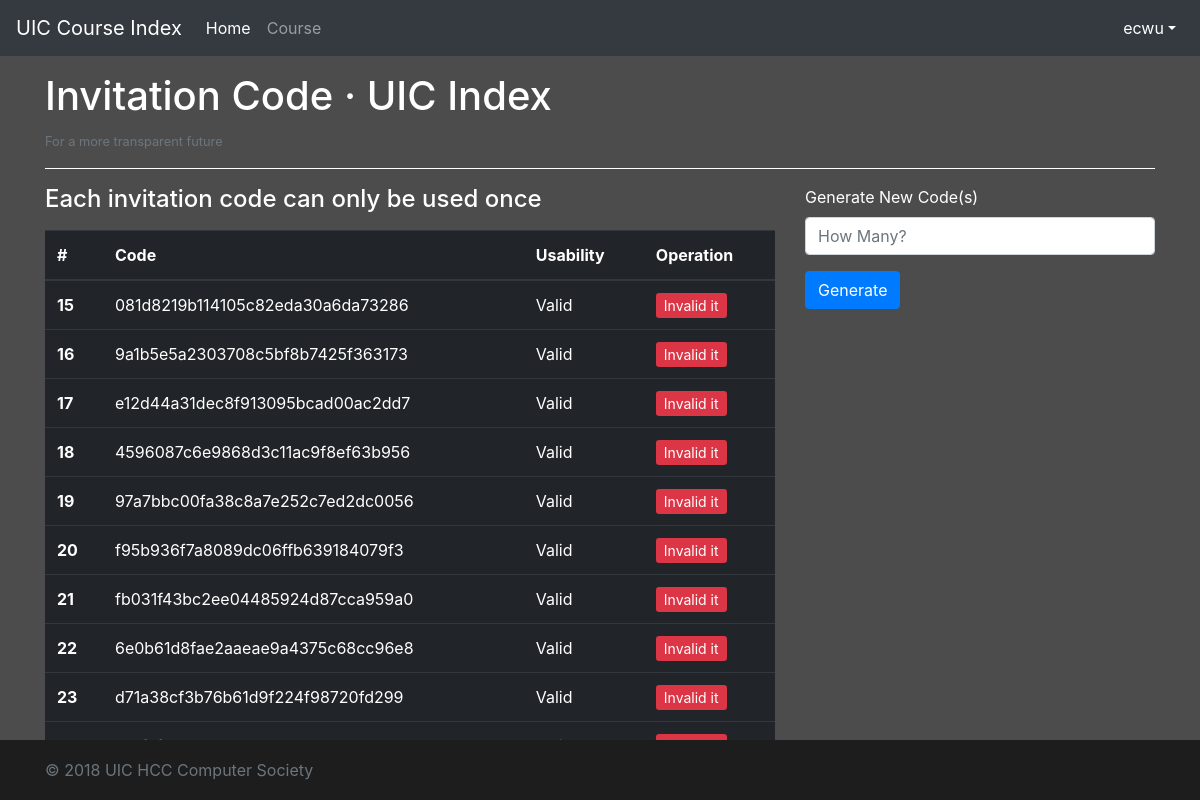
Page /tools/invitation/ (signed in) on the earlier database version.
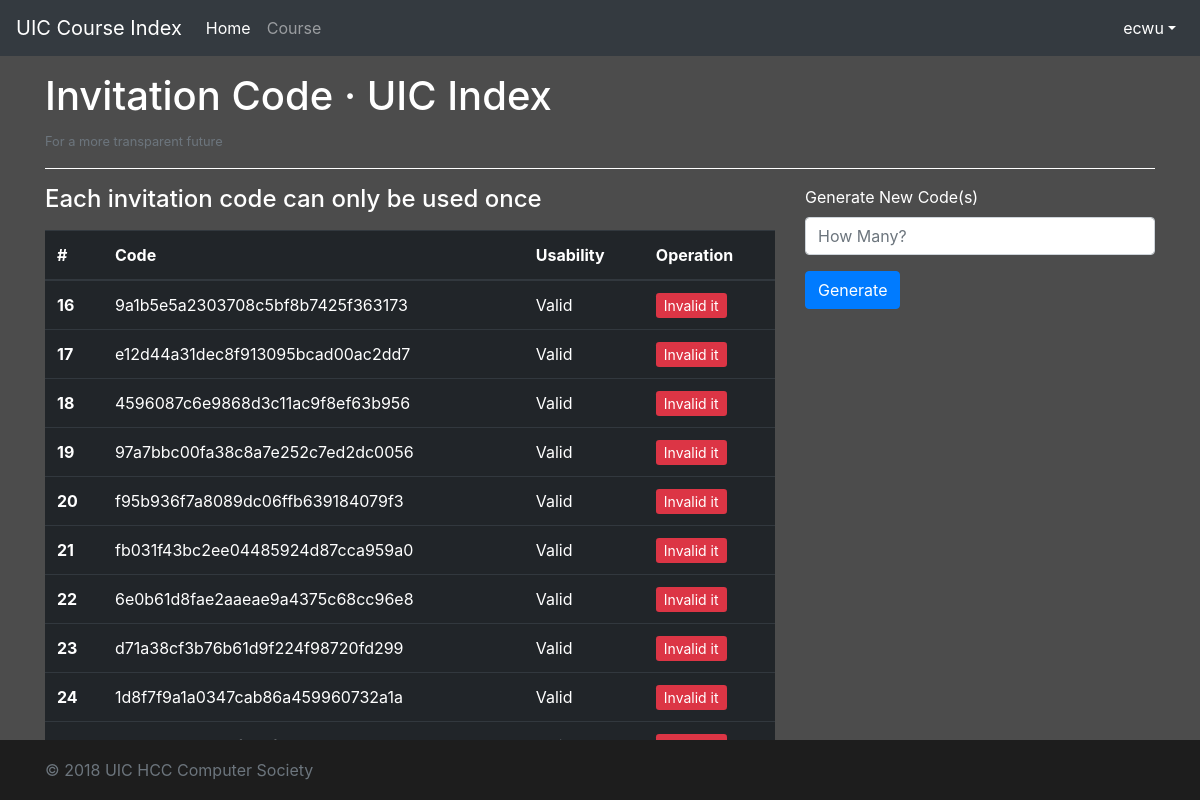
Same page on the later database version.
### course/models.py (models this page shows, shortened)
class InvitationCode(models.Model):
    invitation_code = models.TextField(null=True, unique=True)
    usability = models.BooleanField(default=True)

### course/views.py (the view, shortened to what this page needs)
# urls.py: path('tools/invitation/', views.invitation_code, name='invitation_code'),
def invitation_code(request):
    if not request.user.is_superuser:
        messages.add_message(request, messages.ERROR, 'No permission.')
        return redirect('/')
    else:
        userdata = request.user
        times = request.POST.get('amount')
        code_all = models.InvitationCode.objects.all()
        if times is not None:
            messages.add_message(request, messages.INFO, 'Generated '+str(times)+' new invitation code(s).')
    return render(request, 'tools/newic.html', {'userdata': userdata, 'codes': code_all})

### course/templates/tools/newic.html (shortened to what this page needs)
<!doctype html>
<html lang="en">
  <head>
    <link href="https://cdn.bootcss.com/bootstrap/4.0.0/css/bootstrap.min.css" rel="stylesheet">
    {% load static %}
    <link href="{% static "course/css/login_page.css" %}" rel="stylesheet">
</head>
  <body>
    <header>
      <nav class="navbar navbar-expand-md navbar-dark fixed-top bg-dark">
        <a class="navbar-brand" href="{% url 'home_page' %}">UIC Course Index</a>
        <div class="collapse navbar-collapse" id="navbarCollapse">
          <ul class="navbar-nav mr-auto">
            <li class="nav-item active">
              <a class="nav-link" href="{% url 'home_page' %}">Home <span class="sr-only">(current)</span></a>
            </li>
            <li class="nav-item">
              <a class="nav-link" href="{% url 'course_list' %}">Course</a>
            </li>
          </ul>
            <ul class="navbar-nav ml-auto">
                <li class="nav-item dropdown show">
                    <a class="nav-link dropdown-toggle" href="#" id="dropdown01" data-toggle="dropdown" aria-haspopup="true" aria-expanded="true">{{ userdata.username }}</a>
                </li>
            </ul>
        </div>
      </nav>
    </header>
<div class="site-wrapper-inner" style="background-color: rgba(0, 0, 0, 0.7);">
    <main role="main" class="container">
    <br>
      <h1 class="mt-5 text-white">Invitation Code · UIC Index</h1>
      <small class="text-secondary">For a more transparent future</small>
      <hr style="border-color: #FFFFFF;">
<div class="row">
    <div class="col-8">
        <h4 class="text-white">Each invitation code can only be used once</h4>
        <table class="table table-hover table-dark" style="margin-top: 1rem;">
            <thead>
                <tr>
                    <th scope="col">#</th>
                    <th scope="col">Code</th>
                    <th scope="col">Usability</th>
                    <th scope="col">Operation</th>
                </tr>
            </thead>
            <tbody>
                {% for code in codes %}
                    <tr>
                        <th scope="row">{{ code.id }}</th>
                        <td>{{ code.invitation_code}}</td>
                        <td>
                            {% if code.usability %}
                                Valid
                            {% else %}
                                Invalid
                            {% endif %}
                        </td>
                        <td>
                            {% if code.usability %}
                                <a href="{% url 'invitation_code_invalid' code.id %}" class="btn-danger btn-sm">Invalid it</a>
                            {% endif %}
                        </td>
                    {% endfor %}
                    </tr>
            </tbody>
        </table>
        </div>
    <div class="col-4">
<div>
      <form action="{% url 'invitation_code' %}" method="post">
          <div class="form-group">
            <label class="text-white">Generate New Code(s)</label>
            <input type="text" class="form-control" placeholder="How Many?" name="amount">
          </div>
          <button type="submit" class="btn btn-primary">Generate</button>
        </form>
    </div>
    </div>
</div>
    </main>
</div>
    <footer class="footer">
      <div class="container">
        <span class="text-muted">&copy; 2018 UIC HCC Computer Society</span>
      </div>
    </footer>
    {% load static %}
  </body>
</html>

Differences in the rows shown:
removed InvitationCode: id "15", invitation_code "081d8219b114105c82eda30a6da73286", usability "Valid"
now on this page (row unchanged): InvitationCode: id "24", invitation_code "1d8f7f9a1a0347cab86a459960732a1a", usability "Valid"
